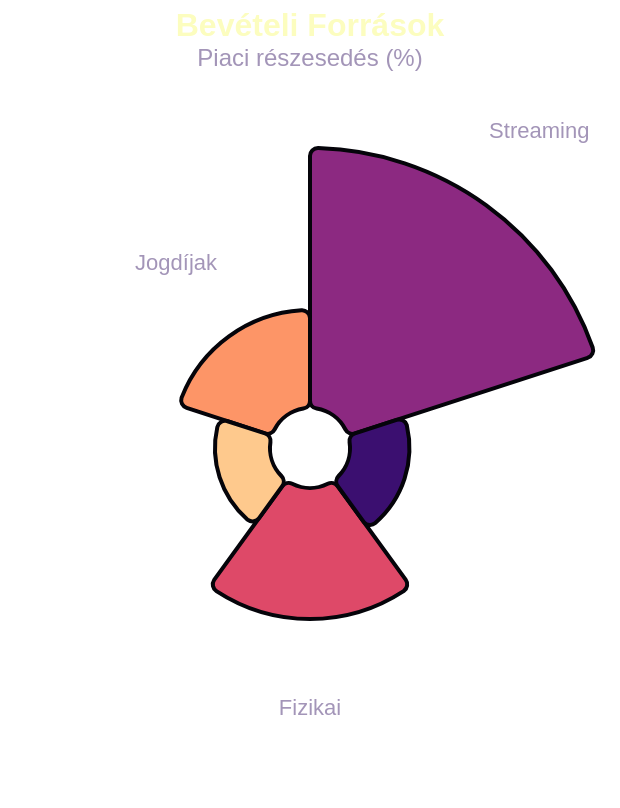

The Vega-Lite source for this figure:
### Vega-Lite specification from a JSON file in a GitHub repository (floating-point values rounded to 4 significant figures)
{"$schema": "https://vega.github.io/schema/vega-lite/v5.json", "title": {"text": ["Bevételi Források"], "color": "#FCFDBF", "fontSize": 16, "subtitle": "Piaci részesedés (%)", "subtitleColor": "#a395b8", "dy": -10}, "data": {"values": [{"format": "Streaming", "revenue": 67.0}, {"format": "Fizikai", "revenue": 17.0}, {"format": "Jogdíjak", "revenue": 9.5}, {"format": "Szinkron", "revenue": 3.5}, {"format": "Letöltés", "revenue": 3.0}]}, "transform": [{"calculate": "format(datum.revenue, '.1f') + '%'", "as": "percentLabel"}], "width": "container", "height": 350, "background": "transparent", "layer": [{"mark": {"type": "arc", "innerRadius": 20, "stroke": "#05040a", "strokeWidth": 2, "cornerRadius": 4, "cursor": "pointer"}, "params": [{"name": "highlight", "select": {"type": "point", "on": "mouseover"}}], "encoding": {"theta": {"field": "format", "type": "nominal", "stack": true, "sort": ["Streaming", "Szinkron", "Fizikai", "Letöltés", "Jogdíjak"]}, "radius": {"field": "revenue", "type": "quantitative", "scale": {"type": "sqrt", "zero": true, "rangeMin": 20}}, "color": {"field": "format", "type": "nominal", "legend": null, "scale": {"range": ["#DE4968", "#FD9567", "#FEC98D", "#8C2981", "#3B0F70"]}}, "opacity": {"condition": {"param": "highlight", "value": 1}, "value": 0.5}, "tooltip": [{"field": "format", "title": "Kategória"}, {"field": "percentLabel", "title": "Piaci rész"}]}}, {"mark": {"type": "text", "radiusOffset": 25, "fontSize": 14, "fontWeight": "bold", "fill": "#ffffff", "pointerEvents": "none"}, "encoding": {"theta": {"field": "format", "type": "nominal", "stack": true, "sort": ["Streaming", "Szinkron", "Fizikai", "Letöltés", "Jogdíjak"]}, "radius": {"field": "revenue", "type": "quantitative", "scale": {"type": "sqrt", "zero": true, "rangeMin": 20}}, "text": {"condition": {"test": "datum.revenue < 4", "value": ""}, "field": "percentLabel"}}}, {"mark": {"type": "text", "radiusOffset": 45, "fontSize": 11, "fill": "#a395b8", "pointerEvents": "none"}, "encoding": {"theta": {"field": "format", "type": "nominal", "stack": true, "sort": ["Streaming", "Szinkron", "Fizikai", "Letöltés", "Jogdíjak"]}, "radius": {"field": "revenue", "type": "quantitative", "scale": {"type": "sqrt", "zero": true, "rangeMin": 20}}, "text": {"condition": {"test": "datum.revenue < 4", "value": ""}, "field": "format"}}}], "config": {"view": {"stroke": null}}}
